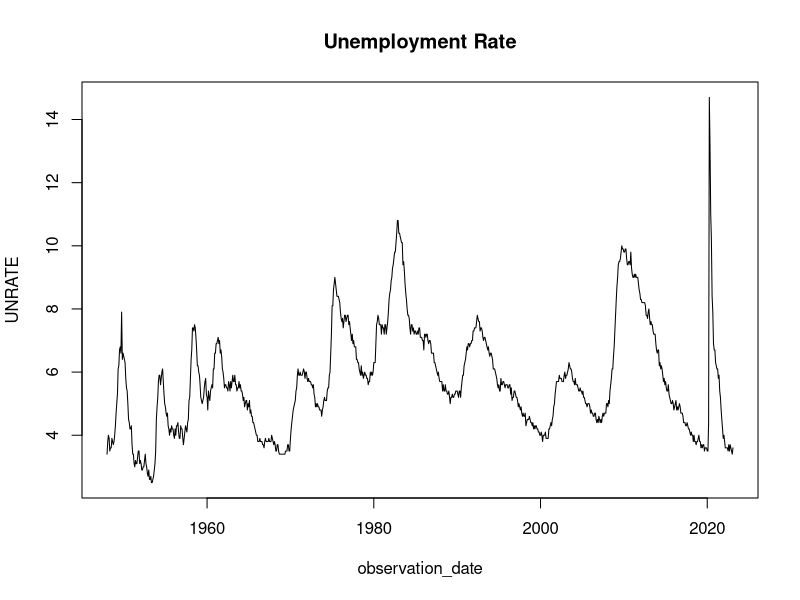
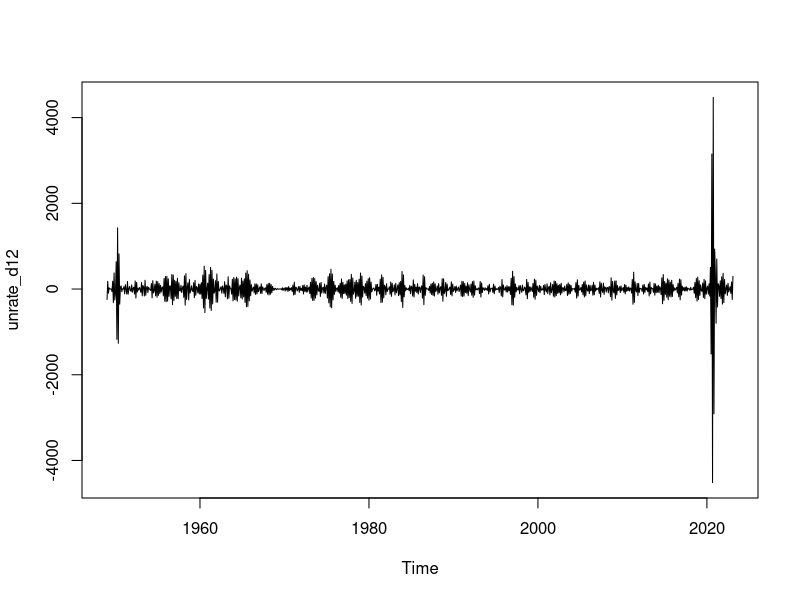
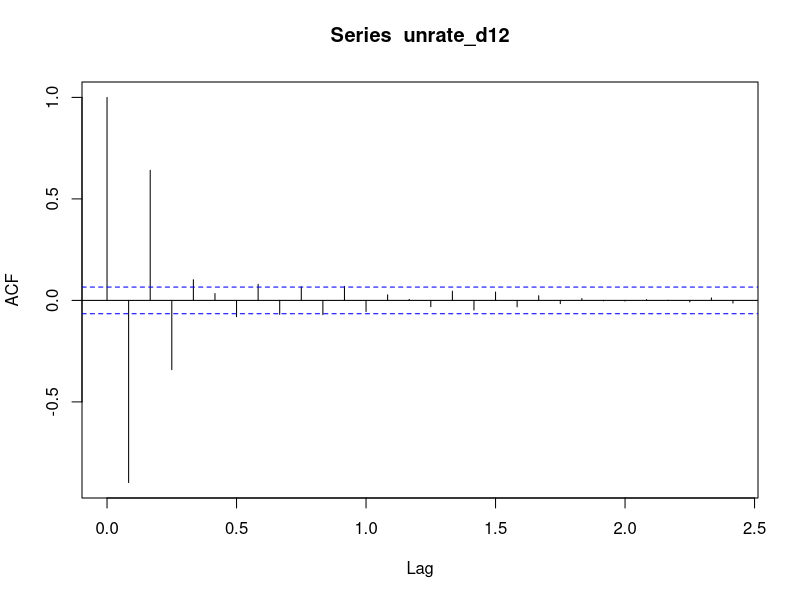
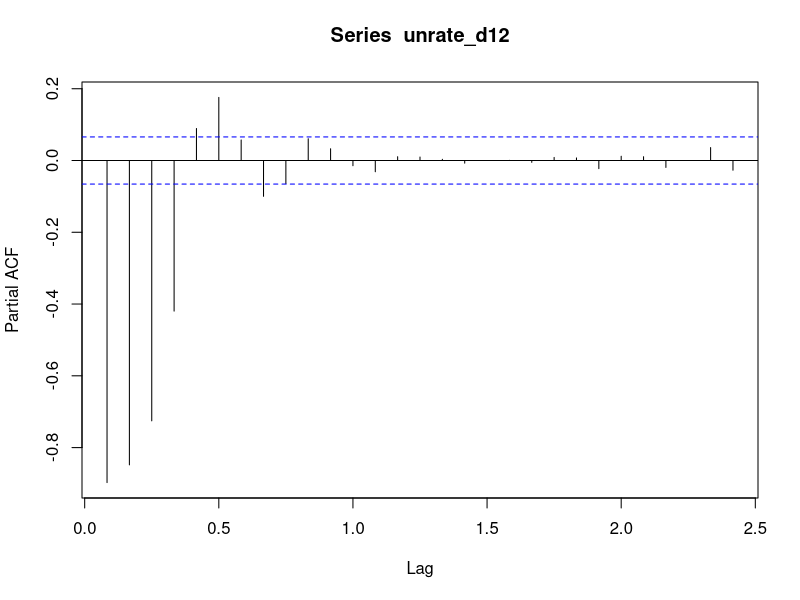
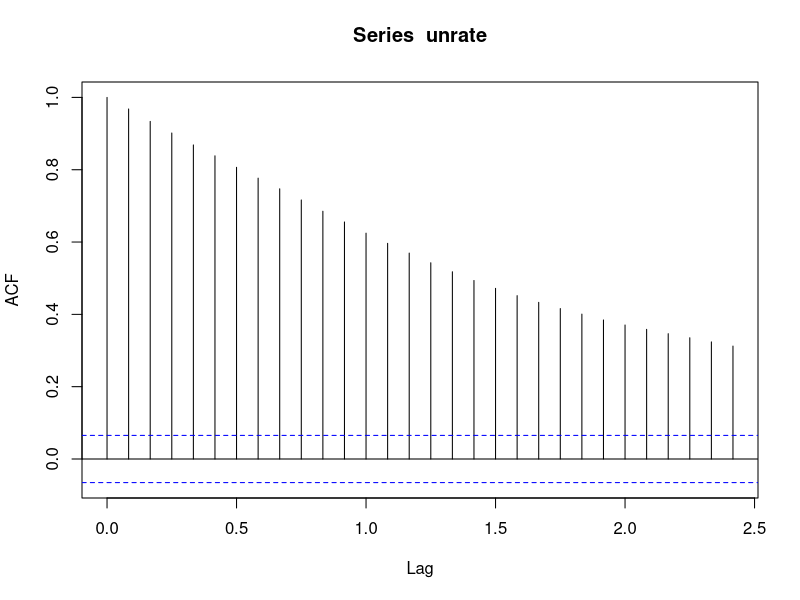
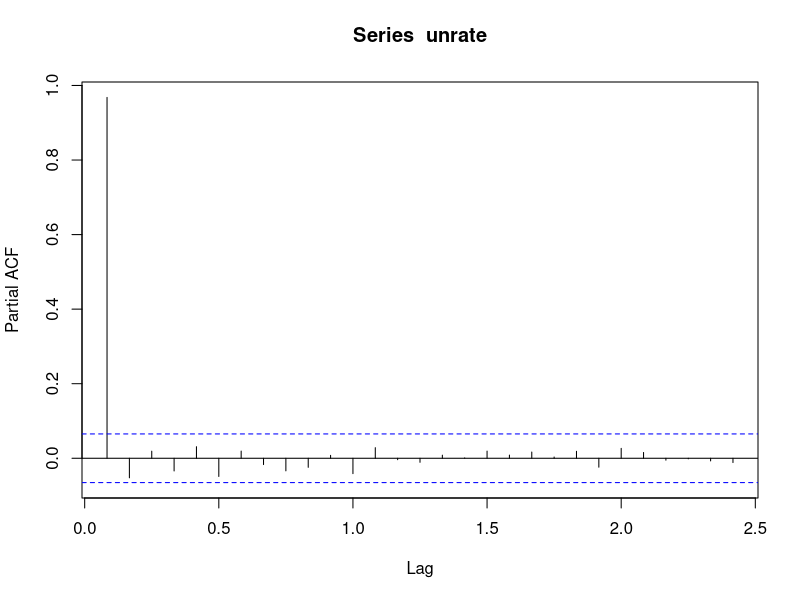
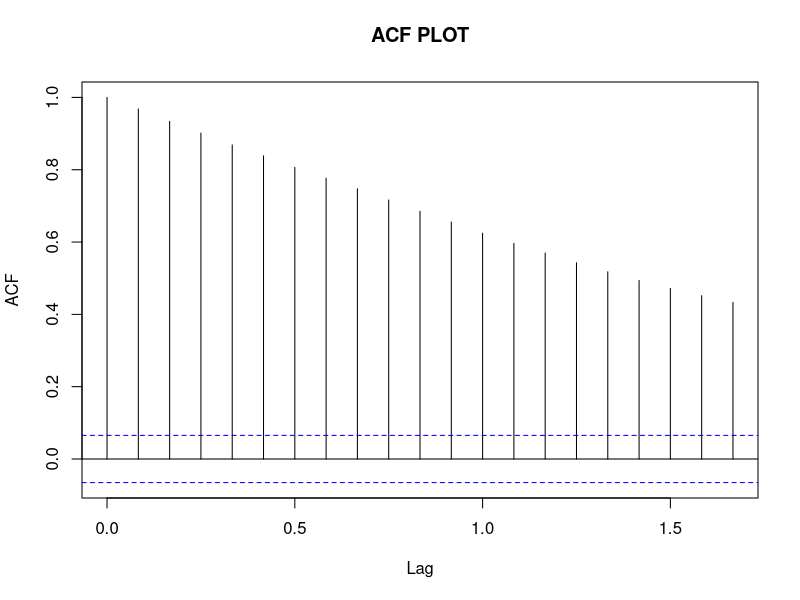

These figures' R source, in order: (Note: this script raises an error after producing the figures.)
library(readxl)
library(stats)
library(ggplot2)

# Collect Data
data<- read_excel("ch3_UnemploymentRate.xls")

#plotting the data
plot(data, type = 'l', main = 'Unemployment Rate')

#creating time series
unrate <- ts(data$UNRATE, frequency = 12, start = 1948)

#removing trend and seasonality
unrate_d12 <- diff(unrate, differences = 12)
plot(unrate_d12)

#create acf and pacf 12m
acf(unrate_d12)
pacf(unrate_d12)

#create acf and pacf
acf(unrate)
pacf(unrate)

#creating linear MA model
MA <- arima(unrate, order = c(0,0,1))
print(MA)

#creating linear AR model
AR <- arima(unrate, order = c(1,0,0))
print(AR)

#creating linear ARMA model
ARMA <- arima(unrate, order = c(1,0,1))
print(ARMA)

#create acf plot with lag 20
acf(unrate, lag.max = 20, main = 'ACF PLOT')

# create time series data
ts_data <- unrate
ggtsdisplay(unrate, main = "ACF and PACF Plots")

# box test
Box.test(unrate, type='Ljung-Box')
